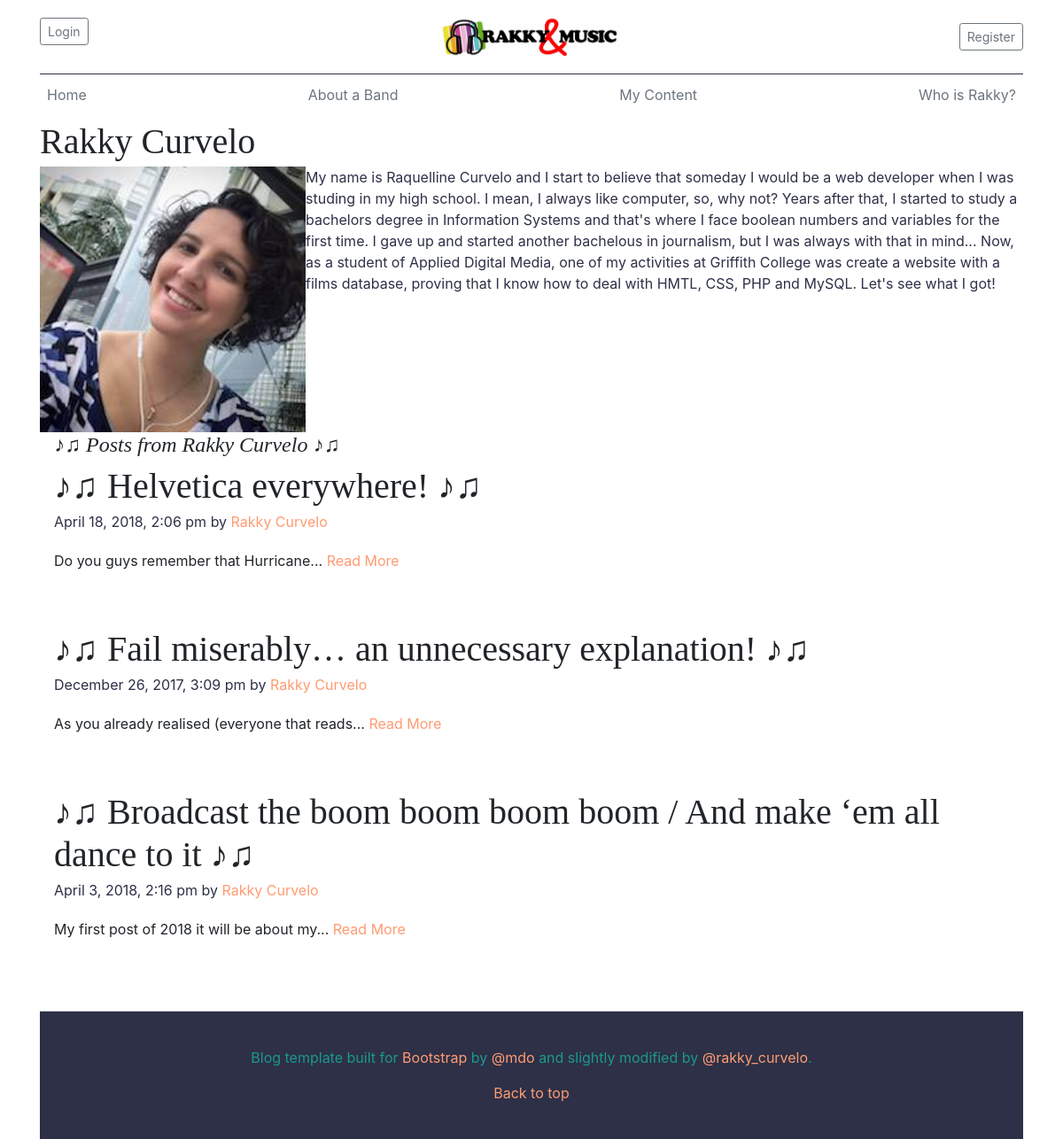
Page /author.php?author=Rakky Curvelo on the committed database.
### tables this page shows
CREATE TABLE `rakky_authors` (
  `author` varchar(255) NOT NULL,
  `profile` text NOT NULL,
  `photo` varchar(255) NOT NULL
);

CREATE TABLE `rakky_posts` (
  `id` int(11) NOT NULL,
  `title` mediumtext NOT NULL,
  `date` timestamp NOT NULL DEFAULT CURRENT_TIMESTAMP ON UPDATE CURRENT_TIMESTAMP,
  `body` mediumtext NOT NULL,
  `category` mediumtext NOT NULL,
  `author` mediumtext NOT NULL,
  `tags` mediumtext NOT NULL
);

### libraries/Database.php (called while the page is built, shortened)
<?php
class Database{
	public $host = DB_HOST;
	public $username = DB_USER;
	public $password = DB_PASS;
	public $db_name = DB_NAME;
	public $link;
	 private function connect(){
		$this->link = new mysqli($this->host, $this->username, $this->password, $this->db_name);
	 }
	  public function select($query){
		$result = $this->link->query($query) or die($this->link->error.__LINE__);
		if($result->num_rows > 0){
			return $result;
		} else {
			return false;
		}
	  }
}

### helpers/format_helper.php (called while the page is built)
<?php
 function formatDate($date){
	return date('F j, Y, g:i a',strtotime($date));
 }
  function shortenText($text, $chars = 50){
	$text = $text." ";
	$text = substr($text, 0, $chars);
	$text = substr($text, 0, strrpos($text,' '));
	$text = $text."...";
	return $text;
  }

### author.php (the view, shortened to what this page needs)
<?php
include ('includes/header.php'); ?>
 </head>
 <?php include ('includes/nav-bar.php'); ?>
<?php
	$db = new Database();
	if(isset($_GET['author'])){
		$author = $_GET['author'];
		$query = "SELECT * FROM rakky_posts WHERE author = '".$author."'";
		$posts = $db->select($query);
		}
		$query = "SELECT * FROM rakky_authors WHERE author = '".$author."'";
		$author = $db->select($query)->fetch_assoc();
?>
<?php if($author) : ?>
	<div class="author">
		<div class="blog-post">
            <h2 class="blog-post-title"><?php echo $author['author']; ?></h2>
            <div class="author"> <img src="<?php echo $author['photo'];?>" width="300"> </div>
            <p class="blog-post-meta"><?php echo ($author['profile']); ?></p>
          </div>
<?php endif; ?>
	</div>
	<div class="p-3">
		<h4 class="font-italic">♪♫ Posts from <?php echo $author['author']; ?> ♪♫ </h4>
<?php if($posts) : ?>
	<?php while($row = $posts->fetch_assoc()) : ?>
		<div class="blog-post">
            <h2 class="blog-post-title"><?php echo $row['title']; ?></h2>
            <p class="blog-post-meta"><?php echo formatDate($row['date']); ?> by <a href="#"><?php echo $row['author']; ?></a></p>
				<?php echo shortenText($row['body']); ?>
           <a class="readmore" href="post.php?id=<?php echo urlencode($row['id']); ?>">Read More</a>
          </div>
	<?php endwhile; ?>
<?php else : ?>
	<p>There are no posts yet</p>
<?php endif; ?>
</div>
<?php
include ('includes/footer.php');?>

### css/custom.css (style rules this page uses)
h1, h2, h3, h4, h5, h6 { font-family: "Playfair Display", Georgia, "Times New Roman", serif; }
.blog-post { margin-bottom: 4rem; }
.blog-post-title { margin-bottom: .25rem; font-size: 2.5rem; }
.blog-post-meta { margin-bottom: 1.25rem; color: #2D3047; }
.author { float: left; }

### rows in the picture
rakky_authors: author "Rakky Curvelo", photo (picture), profile "My name is Raquelline Curvelo and I start to believe that someday I would be a web developer when I was studing in my high school. I mean, I always like computer, so, why not? Years after that, I started to study a bachelors degree in Information Systems and that's where I face boolean numbers and variables for the first time. I gave up and started another bachelous in journalism, but I was always with that in mind... Now, as a student of Applied Digital Media, one of my activities at Griffith College was create a website with a films database, proving that I know how to deal with HMTL, CSS, PHP and MySQL. Let's see what I got!"
rakky_posts: title "♪♫ Helvetica everywhere! ♪♫", date "April 18, 2018, 2:06 pm", author "Rakky Curvelo", body "Do you guys remember that Hurricane..."
rakky_posts: title "♪♫ Fail miserably… an unnecessary explanation! ♪♫", date "December 26, 2017, 3:09 pm", author "Rakky Curvelo", body "As you already realised (everyone that reads..."
rakky_posts: title "♪♫ Broadcast the boom boom boom boom / And make ‘em all dance to it ♪♫", date "April 3, 2018, 2:16 pm", author "Rakky Curvelo", body "My first post of 2018 it will be about my..."
